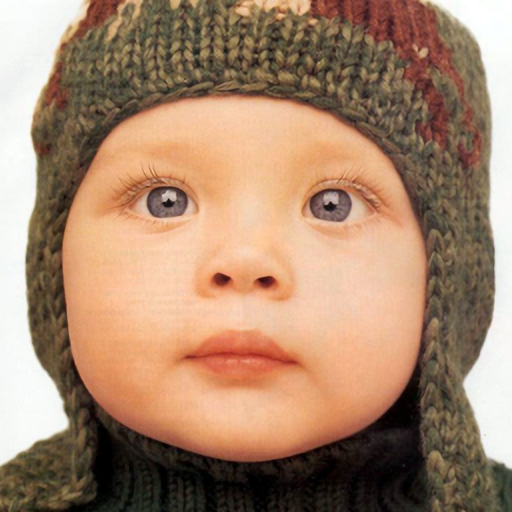
%> input picture PATCHES_CREATING_METHODS/Method3/Original_Image/baby_Generated_By_Your_Method.png, 512 x 512 px; the run also reads 1 picture not shown here
$ octave ImagesPatch.m   (GNU Octave 9; MATLAB toolbox functions it lacks are replaced by stand-ins)
%> lines starting %> are read from the running program, lines starting %| are printed output that depends on the picture
### PATCHES_CREATING_METHODS/Method3/compute_psnr.m

function psnr=compute_psnr(im1,im2)
if size(im1, 3) == 3,
    im1 = rgb2ycbcr(im1);
    im1 = im1(:, :, 1);
end

if size(im2, 3) == 3,
    im2 = rgb2ycbcr(im2);
    im2 = im2(:, :, 1);
end

imdff = double(im1) - double(im2);
imdff = imdff(:);

rmse = sqrt(mean(imdff.^2));
psnr = 20*log10(255/rmse);

### PATCHES_CREATING_METHODS/Method3/ImagesPatch.m
I = imread('Original_Image/baby_Generated_By_Your_Method.png');; %%%%%%%%%%%%%%%%%%%%%%%%%%%%%%%%%%%%%%%%%%%%%%%%%%%
%> I is the input picture: size 512x512x3 uint8; mean R, G, B 166.8, 134.1, 109.4
Crop = I(150:250,150:250,:); %first number is heightLast number is width
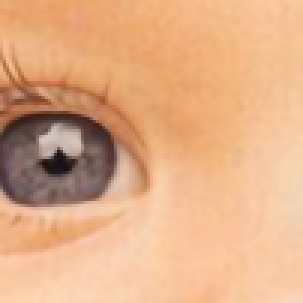
%> Crop: size 101x101x3 uint8 (shown 3 times larger); mean R, G, B 225.4, 173.4, 134.3
figure;
subplot(211);imshow(I);
axis on
subplot(212);imshow(Crop)
axis on
imwrite(Crop,'Patches_Created/baby_Generated_By_Your_Method.png');%%%%%%%%%%%%%%%%%%%%%%%%%%%%%%%%%%%%%%%%%%%%%%%%%%%%%%%%%%%%%
%% CALCULATE THE PSNR AND SSIM
GT = imread('Patches_Created/baby_GT.png');
ModelImg = imread('Patches_Created/baby_Generated_By_Your_Method.png');%%%%%%%%%%%%%%%%%%%%%%%%%%%%%%%%%%%%%%%%%%%%%%%%%%%%
psnr = compute_psnr(GT,ModelImg);
%> in compute_psnr, `im1 = rgb2ycbcr(im1);`: im1: size 512x512x3 uint8; mean of channels 1, 2, 3 137.2, 112.3, 144.1
%> in compute_psnr, `im1 = im1(:, :, 1);`:
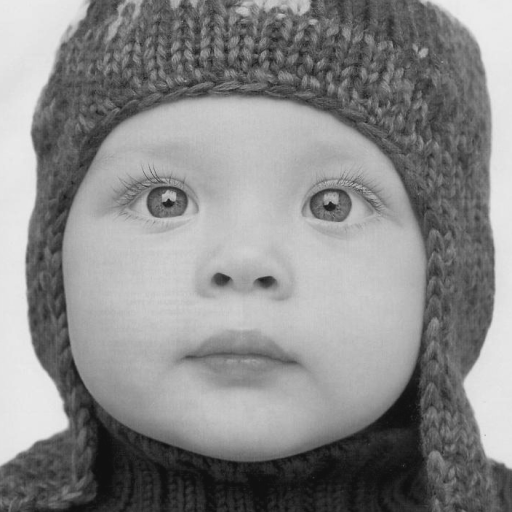
%> im1: size 512x512 uint8; min 16, max 235, mean 137.2
%> in compute_psnr, `im2 = rgb2ycbcr(im2);`: im2: size 101x101x3 uint8; mean of channels 1, 2, 3 174.4, 103.1, 153.6
%> in compute_psnr, `im2 = im2(:, :, 1);`:
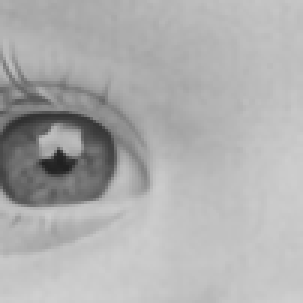
%> im2: size 101x101 uint8 (shown 3 times larger); min 32, max 208, mean 174.4
%> the run ends on the next line
